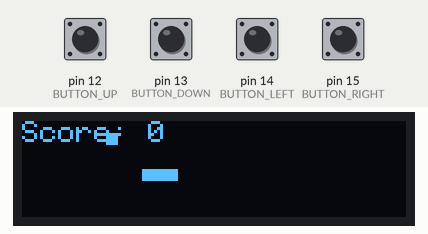
This sketch was run on a simulated Arduino Uno, built with avr-gcc and run on an emulated ATmega328P. Shown: 128×32 one-colour display. The inputs (shaded band) are chosen by the test bench; at power-on: pin 12 (BUTTON_UP), pin 13 (BUTTON_DOWN), pin 14 (BUTTON_LEFT), pin 15 (BUTTON_RIGHT) HIGH. Random numbers use the default seed unless the sketch sets one.

Above: at 1.2 s.
1.3 s: pin 12 (BUTTON_UP) pulled LOW for 0.15 s
At 1.98 s:
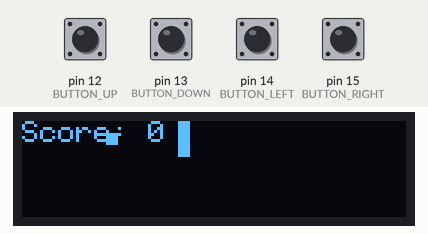
2.0 s: pin 13 (BUTTON_DOWN) pulled LOW for 1 s
At 2.61 s:
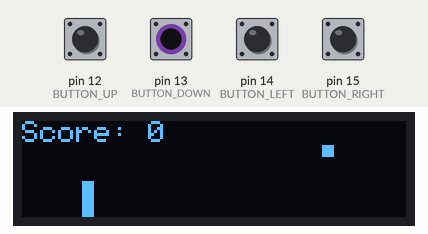
4.8 s: pin 14 (BUTTON_LEFT) pulled LOW for 0.15 s
At 4.9 s:
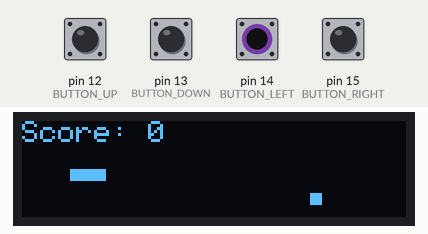
5.5 s: pin 12 (BUTTON_UP) pulled LOW for 1 s
At 7.07 s:
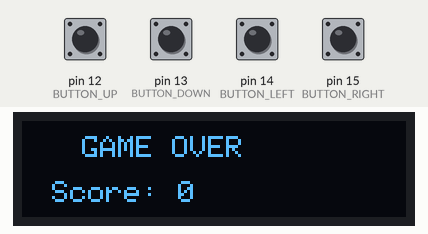
7.1 s: pin 15 (BUTTON_RIGHT) pulled LOW for 0.15 s
At 7.25 s:
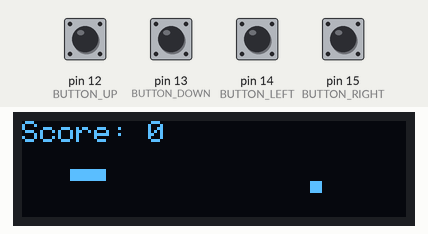
7.8 s: pin 13 (BUTTON_DOWN) pulled LOW for 0.15 s
At 8.35 s:
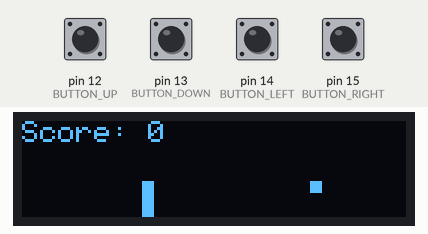
Timing chart, 0 to 9.5 s (numbered marks = the images above; inputs shaded):
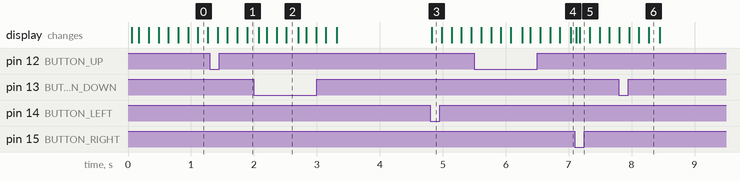

The sketch:

jogo_da_cobrinha.ino
```cpp
#include <Wire.h>
#include <Adafruit_GFX.h>
#include <Adafruit_SSD1306.h>

#define SCREEN_WIDTH 128
#define SCREEN_HEIGHT 32
#define OLED_RESET    -1
#define SCREEN_ADDRESS 0x3C

Adafruit_SSD1306 display(SCREEN_WIDTH, SCREEN_HEIGHT, &Wire, OLED_RESET);

// Configurações do jogo
#define GRID_SIZE 4
#define GRID_WIDTH (SCREEN_WIDTH / GRID_SIZE)
#define GRID_HEIGHT (SCREEN_HEIGHT / GRID_SIZE)

// Estrutura para a cobra
struct Point {
  int x;
  int y;
};

Point snake[100];
int snakeLength = 3;
int direction = 0; // 0=right, 1=up, 2=left, 3=down
Point food;
bool gameOver = false;
unsigned long lastUpdate = 0;
int updateSpeed = 150; // ms

// Pinos dos botões (ajuste conforme sua placa)
#define BUTTON_UP 12
#define BUTTON_DOWN 13
#define BUTTON_LEFT 14
#define BUTTON_RIGHT 15

void setup() {
  Serial.begin(115200);

  // Inicializa o display
  if(!display.begin(SSD1306_SWITCHCAPVCC, SCREEN_ADDRESS)) {
    Serial.println(F("Falha na alocação do SSD1306"));
    for(;;);
  }

  // Configura os botões
  pinMode(BUTTON_UP, INPUT_PULLUP);
  pinMode(BUTTON_DOWN, INPUT_PULLUP);
  pinMode(BUTTON_LEFT, INPUT_PULLUP);
  pinMode(BUTTON_RIGHT, INPUT_PULLUP);

  // Inicializa a cobra
  snake[0].x = 5;
  snake[0].y = 4;
  snake[1].x = 4;
  snake[1].y = 4;
  snake[2].x = 3;
  snake[2].y = 4;

  // Gera a primeira comida
  generateFood();

  // Limpa o display
  display.clearDisplay();
  display.display();
}

void loop() {
  if (!gameOver) {
    // Verifica os botões
    checkButtons();

    // Atualiza a posição da cobra
    if (millis() - lastUpdate > updateSpeed) {
      updateSnake();
      lastUpdate = millis();
    }

    // Desenha o jogo
    drawGame();
  } else {
    // Tela de game over
    display.clearDisplay();
    display.setTextSize(1);
    display.setTextColor(SSD1306_WHITE);
    display.setCursor(20, 5);
    display.print("GAME OVER");
    display.setCursor(10, 20);
    display.print("Score: ");
    display.print(snakeLength - 3);
    display.display();

    // Reinicia o jogo se qualquer botão for pressionado
    if (digitalRead(BUTTON_UP) == LOW || digitalRead(BUTTON_DOWN) == LOW ||
        digitalRead(BUTTON_LEFT) == LOW || digitalRead(BUTTON_RIGHT) == LOW) {
      resetGame();
    }
  }
}

void checkButtons() {
  if (digitalRead(BUTTON_UP) == LOW && direction != 3) {
    direction = 1;
  } else if (digitalRead(BUTTON_DOWN) == LOW && direction != 1) {
    direction = 3;
  } else if (digitalRead(BUTTON_LEFT) == LOW && direction != 0) {
    direction = 2;
  } else if (digitalRead(BUTTON_RIGHT) == LOW && direction != 2) {
    direction = 0;
  }
}

void updateSnake() {
  // Move o corpo da cobra
  for (int i = snakeLength - 1; i > 0; i--) {
    snake[i].x = snake[i-1].x;
    snake[i].y = snake[i-1].y;
  }

  // Move a cabeça da cobra
  switch (direction) {
    case 0: // Direita
      snake[0].x++;
      break;
    case 1: // Cima
      snake[0].y--;
      break;
    case 2: // Esquerda
      snake[0].x--;
      break;
    case 3: // Baixo
      snake[0].y++;
      break;
  }

  // Verifica colisão com as bordas
  if (snake[0].x < 0 || snake[0].x >= GRID_WIDTH ||
      snake[0].y < 0 || snake[0].y >= GRID_HEIGHT) {
    gameOver = true;
    return;
  }

  // Verifica colisão com o próprio corpo
  for (int i = 1; i < snakeLength; i++) {
    if (snake[0].x == snake[i].x && snake[0].y == snake[i].y) {
      gameOver = true;
      return;
    }
  }

  // Verifica se comeu a comida
  if (snake[0].x == food.x && snake[0].y == food.y) {
    snakeLength++;
    generateFood();

    // Aumenta a velocidade a cada 5 pontos
    if ((snakeLength - 3) % 5 == 0 && updateSpeed > 50) {
      updateSpeed -= 10;
    }
  }
}

void generateFood() {
  bool onSnake;
  do {
    onSnake = false;
    food.x = random(0, GRID_WIDTH);
    food.y = random(0, GRID_HEIGHT);

    // Verifica se a comida não está em cima da cobra
    for (int i = 0; i < snakeLength; i++) {
      if (food.x == snake[i].x && food.y == snake[i].y) {
        onSnake = true;
        break;
      }
    }
  } while (onSnake);
}

void drawGame() {
  display.clearDisplay();

  // Desenha a cobra
  for (int i = 0; i < snakeLength; i++) {
    display.fillRect(snake[i].x * GRID_SIZE, snake[i].y * GRID_SIZE, GRID_SIZE, GRID_SIZE, SSD1306_WHITE);
  }

  // Desenha a comida
  display.fillRect(food.x * GRID_SIZE, food.y * GRID_SIZE, GRID_SIZE, GRID_SIZE, SSD1306_WHITE);

  // Desenha o score
  display.setTextSize(1);
  display.setTextColor(SSD1306_WHITE);
  display.setCursor(0, 0);
  display.print("Score: ");
  display.print(snakeLength - 3);

  display.display();
}

void resetGame() {
  snakeLength = 3;
  direction = 0;
  gameOver = false;
  updateSpeed = 150;

  // Reinicia a cobra
  snake[0].x = 5;
  snake[0].y = 4;
  snake[1].x = 4;
  snake[1].y = 4;
  snake[2].x = 3;
  snake[2].y = 4;

  generateFood();
}
```

Measured:
- after the input at 4.8 s, the display: changes at once (image 3)
- after the input at 7.1 s, the display: first changes at once (image 5 shows a later state)
